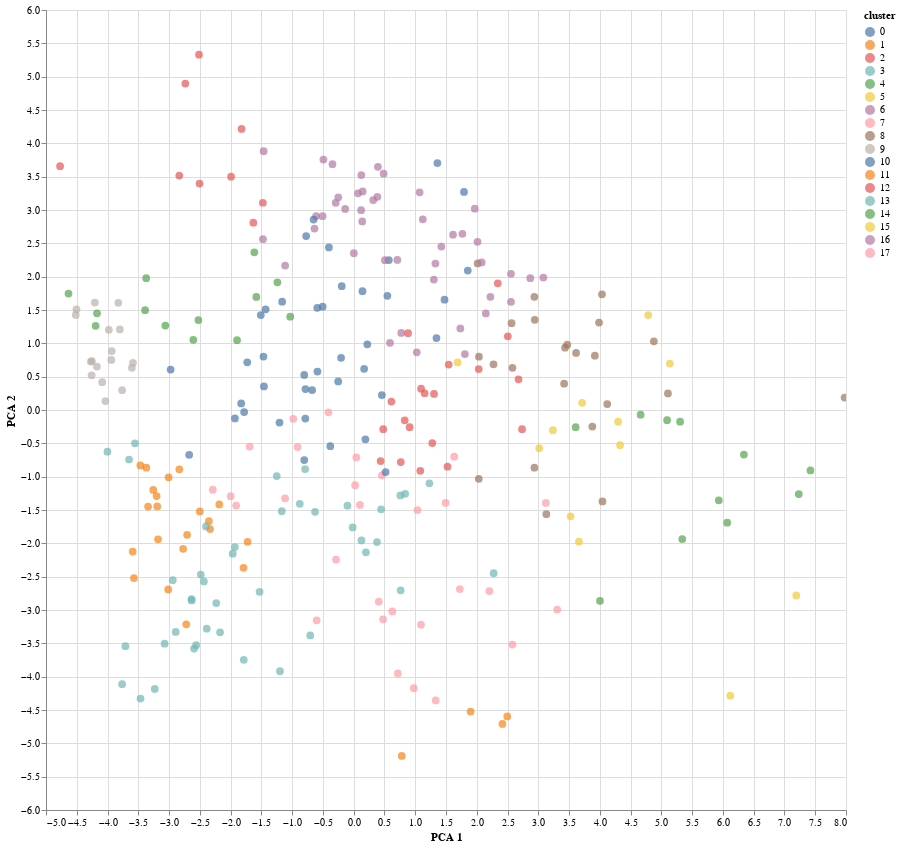

Source (notebook cell):
### Code cell
# import altair as alt

alt.Chart(final_df).mark_circle(size=60).encode(
    x='PCA 1',
    y='PCA 2',
    color='cluster:N',
    tooltip=['Name', 'cluster', 'Current Team', 'overall_ratings', 'PCA 1', 'PCA 2']
).properties(
    width=800,
    height=800
).interactive()

### Figure 1 — Vega-Lite specification as saved in the notebook (floating-point values rounded to 4 significant figures; data arrays with more than 128 entries replaced by an {"elided": "..."} marker saying what was removed)
{"config": {"view": {"continuousWidth": 300, "continuousHeight": 300}}, "data": {"name": "data-4c1a3c4ba3b0e35d1c62996d6f13a9d7"}, "mark": {"type": "circle", "size": 60}, "encoding": {"color": {"field": "cluster", "type": "nominal"}, "tooltip": [{"field": "Name", "type": "nominal"}, {"field": "cluster", "type": "quantitative"}, {"field": "Current Team", "type": "nominal"}, {"field": "overall_ratings", "type": "quantitative"}, {"field": "PCA 1", "type": "quantitative"}, {"field": "PCA 2", "type": "quantitative"}], "x": {"field": "PCA 1", "type": "quantitative"}, "y": {"field": "PCA 2", "type": "quantitative"}}, "height": 800, "params": [{"name": "param_8", "select": {"type": "interval", "encodings": ["x", "y"]}, "bind": "scales"}], "width": 800, "$schema": "https://vega.github.io/schema/vega-lite/v5.8.0.json", "datasets": {"data-4c1a3c4ba3b0e35d1c62996d6f13a9d7": {"elided": "284 records"}}}
